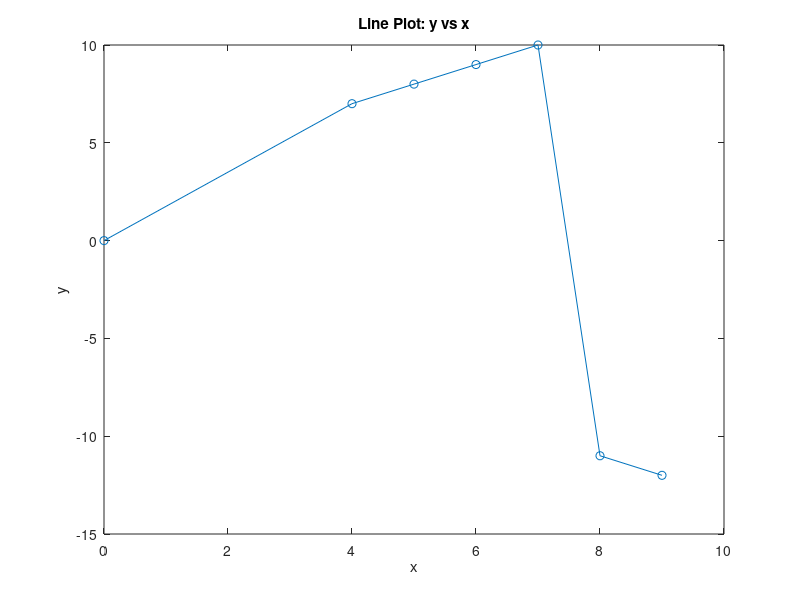

The MATLAB script that drew this image:
x = [0,4,5,6,7,8,9];
y = [0,7,8,9,10,-11,-12];

figure;
plot(x,y, '-o');
title('Line Plot: y vs x');
xlabel('x');
ylabel('y');
